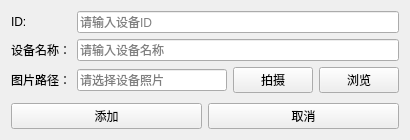
<?xml version="1.0" encoding="UTF-8"?>
<ui version="4.0">
 <class>Adddevice</class>
 <widget class="QWidget" name="Adddevice">
  <property name="geometry">
   <rect>
    <x>0</x>
    <y>0</y>
    <width>410</width>
    <height>140</height>
   </rect>
  </property>
  <property name="windowTitle">
   <string>Form</string>
  </property>
  <layout class="QVBoxLayout" name="verticalLayout">
   <item>
    <layout class="QFormLayout" name="formLayout">
     <item row="0" column="0">
      <widget class="QLabel" name="label">
       <property name="text">
        <string>ID:</string>
       </property>
      </widget>
     </item>
     <item row="0" column="1">
      <widget class="QLineEdit" name="lineEdit_id">
       <property name="placeholderText">
        <string>请输入设备ID</string>
       </property>
      </widget>
     </item>
     <item row="1" column="0">
      <widget class="QLabel" name="label_2">
       <property name="text">
        <string>设备名称：</string>
       </property>
      </widget>
     </item>
     <item row="1" column="1">
      <widget class="QLineEdit" name="lineEdit_name">
       <property name="placeholderText">
        <string>请输入设备名称</string>
       </property>
      </widget>
     </item>
     <item row="2" column="0">
      <widget class="QLabel" name="label_6">
       <property name="text">
        <string>图片路径：</string>
       </property>
      </widget>
     </item>
     <item row="2" column="1">
      <layout class="QHBoxLayout" name="horizontalLayout_2">
       <item>
        <widget class="QLineEdit" name="lineEdit_image">
         <property name="placeholderText">
          <string>请选择设备照片</string>
         </property>
        </widget>
       </item>
       <item>
        <widget class="QPushButton" name="pbcamera">
         <property name="text">
          <string>拍摄</string>
         </property>
        </widget>
       </item>
       <item>
        <widget class="QPushButton" name="pushButton_selectFile">
         <property name="text">
          <string>浏览</string>
         </property>
        </widget>
       </item>
      </layout>
     </item>
    </layout>
   </item>
   <item>
    <layout class="QHBoxLayout" name="horizontalLayout">
     <item>
      <widget class="QPushButton" name="pbadddevice">
       <property name="text">
        <string>添加</string>
       </property>
      </widget>
     </item>
     <item>
      <widget class="QPushButton" name="pdcancel">
       <property name="text">
        <string>取消</string>
       </property>
      </widget>
     </item>
    </layout>
   </item>
  </layout>
 </widget>
 <resources/>
 <connections/>
</ui>
